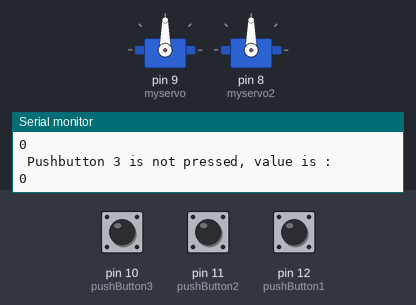
The sketch below on a simulated Arduino Uno, built with avr-gcc and run on an emulated ATmega328P. Shown: 2 × servo, the last lines printed to the serial monitor. Inputs (shaded band) come from the test bench; at power-on: pin 10 (pushButton3) LOW, pin 12 (pushButton1) LOW, pin 11 (pushButton2) LOW.

Above: at 2.9 s.
3.0 s: pin 10 (pushButton3) pulled HIGH for 1.3 s
At 5.24 s:
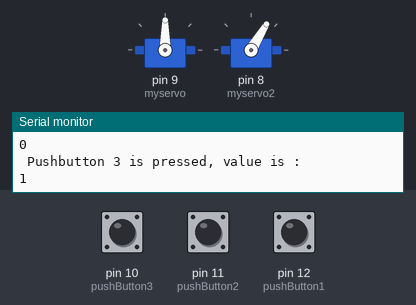
At 9.92 s:
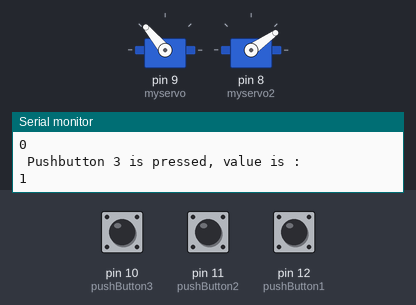
17.0 s: pin 12 (pushButton1) pulled HIGH for 3.2 s
At 18.9 s:
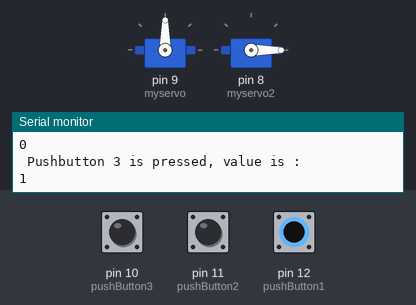
Timing chart, 0 to 29.2 s (numbered marks = the images above; inputs shaded):
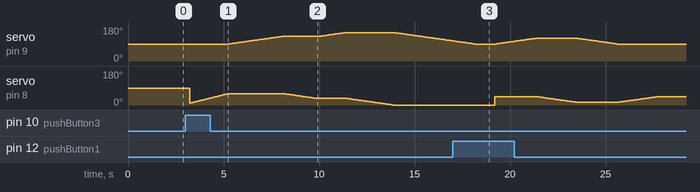

The sketch:

Project1d_drawing_shapes.ino
```cpp
//Project 1 - Drawing shapes
#include <Servo.h> //declare to insert Servo.h library
Servo myservo; //create servo object to control servo 1
Servo myservo2; //create servo object to control servo 2
int pos = 0; //variable pos to store position of servo

float d,h,l,phi;
float theta1,theta2;
int i,j;

// digital pin 12 has a pushbutton attached to it
int pushButton1 = 12;
// digital pin 11 has a pushbutton attached to it
int pushButton2 = 11;
// digital pin 10 has a pushbutton attached to it
int pushButton3 = 10;

void setup() {
  // put your setup code here, to run once:
  myservo.attach(9);
  myservo2.attach(8);

  // initialize serial communication at 9600 bits per second:
  Serial.begin(9600);
  // make the pushbutton's pin an input:
  pinMode(pushButton1, INPUT);
  pinMode(pushButton2, INPUT);
  pinMode(pushButton3, INPUT);
}

void go(float x, float y) {
  l = 8; //length of link, l= 8cm
  d = sqrt((x*x)+(y*y)); //distace between origin left and (x,y) point
  phi = atan2(y,x)*180/3.14; // phi, angle between d and x axis
  h = sqrt((l*l)-((d/2)*(d/2))); //height of the triangle
  theta1 = atan2(h,(d/2))*180/3.14; // phi 1, angle between d and axis
  theta2 = (90 - theta1)*2; // angle between l and l
  theta1+=phi;

  if ((theta1>0 && theta2>0) && (theta1<180 && theta2<180)){
    myservo2.writeMicroseconds((int)((theta1/180)*1500+700));
    myservo.writeMicroseconds((int)((theta2/180)*1500+700));
  }
}

void square(){
  myservo2.write(45);
  for(i = 90; i < 120; i += 1) {
    myservo.write(i);
    delay(70);
  }

  myservo.write(120);
  for(j = 45; j >= 15; j -= 1) {
    myservo2.write(j);
    if (i <= 145) {
      i += 0.95;
      myservo.write(i);
    }
    delay(70);
  }

  for(i < 120; i >= 90; i -= 1) {
    myservo.write(i);
    delay(70);
  }

  for(j = 15; j <= 45; j += 1) {
    myservo2.write(j);
    delay(70);
  }
}

void loop() {
  // put your main code here, to run repeatedly:
  // read the input pin:
  int buttonState1 = digitalRead(pushButton1);
  int buttonState2 = digitalRead(pushButton2);
  int buttonState3 = digitalRead(pushButton3);

    // print out the state of the button:
  if (buttonState1 == HIGH) {
    Serial.println(" Pushbutton 1 is pressed, value is : ");
    Serial.println(buttonState1);

    square();
    delay(20);
  }
  else if (buttonState2 == HIGH) {
    Serial.println(" Pushbutton 2 is pressed, value is : ");
    Serial.println(buttonState2);

    // wave
    for(j = 10; j < 70; j += 1) {
      //servo turns from 0 to 180 in steps of 1 degree
      myservo2.write(j); //tell servo to go to position in variable 'pos'
      for(i = 90; i <= 110; i += 1) {
        myservo.write(i);
        delay(7);
      }
      for(i = 110; i >= 90; i -= 1) {
        myservo.write(i);
        delay(7);
      }
      delay(150); //wts 15ms for the servo to reach the position
    }

    for(pos = 70; pos >= 10; pos-=1) {
      // servo turns from 180 to 0 in steps of 1 degree
      myservo2.write(pos); //tell servo to go to position in variable 'pos'
      delay(8); //waits 15ms for the servo to reach the position
    }
  }
  else if (buttonState3 == HIGH) {
    Serial.println(" Pushbutton 3 is pressed, value is : ");
    Serial.println(buttonState3);

    // heart -> shoe/slipper
    for(j = 10; j < 60; j += 1) {
      //servo turns from 0 to 180 in steps of 1 degree
      myservo2.write(j); //tell servo to go to position in variable 'pos'
      delay(40); //wts 15ms for the servo to reach the position
    }

    for(i = 90; i <= 130; i += 1) {
      myservo.write(i);
      delay(70);
    }

    for(j = 60; j >= 35; j -= 1) {
      myservo2.write(j);
      delay(70);
    }

    for(i = 130; i <= 150; i += 1) {
      myservo.write(i);
      delay(70);
    }

    for(j = 35; j >= 0; j -= 1) {
      myservo2.write(j);
      delay(70);
    }

    for(i = 150; i >= 90; i -= 1) {
      myservo.write(i);
      delay(70);
    }
  }
  else {
    Serial.println(" Pushbutton 1 is not pressed, value is : ");
    Serial.println(buttonState1);

    Serial.println(" Pushbutton 2 is not pressed, value is : ");
    Serial.println(buttonState2);

    Serial.println(" Pushbutton 3 is not pressed, value is : ");
    Serial.println(buttonState3);
  }
  delay(1000);
}
```

Measured:
- after the input at 3.0 s, servo on pin 9 (myservo): rises from 90° to 150° in 6.0 s, then falls to 107° in 5.6 s
